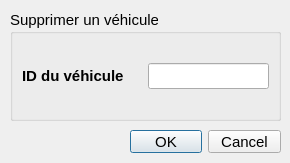
<?xml version="1.0" encoding="UTF-8"?>
<ui version="4.0">
 <class>supprimer_2</class>
 <widget class="QDialog" name="supprimer_2">
  <property name="geometry">
   <rect>
    <x>0</x>
    <y>0</y>
    <width>290</width>
    <height>163</height>
   </rect>
  </property>
  <property name="windowTitle">
   <string>Dialog</string>
  </property>
  <widget class="QGroupBox" name="groupBox">
   <property name="geometry">
    <rect>
     <x>10</x>
     <y>10</y>
     <width>271</width>
     <height>111</height>
    </rect>
   </property>
   <property name="font">
    <font>
     <pointsize>11</pointsize>
    </font>
   </property>
   <property name="title">
    <string>Supprimer un véhicule</string>
   </property>
   <layout class="QHBoxLayout" name="horizontalLayout">
    <item>
     <widget class="QLabel" name="label">
      <property name="font">
       <font>
        <pointsize>11</pointsize>
        <weight>75</weight>
        <bold>true</bold>
       </font>
      </property>
      <property name="styleSheet">
       <string notr="true">background-color:none;</string>
      </property>
      <property name="text">
       <string>ID du véhicule</string>
      </property>
     </widget>
    </item>
    <item>
     <spacer name="horizontalSpacer">
      <property name="orientation">
       <enum>Qt::Horizontal</enum>
      </property>
      <property name="sizeHint" stdset="0">
       <size>
        <width>40</width>
        <height>20</height>
       </size>
      </property>
     </spacer>
    </item>
    <item>
     <widget class="QLineEdit" name="lineEdit_idsup"/>
    </item>
   </layout>
  </widget>
  <widget class="QDialogButtonBox" name="buttonBox">
   <property name="geometry">
    <rect>
     <x>130</x>
     <y>130</y>
     <width>151</width>
     <height>23</height>
    </rect>
   </property>
   <property name="font">
    <font>
     <pointsize>11</pointsize>
    </font>
   </property>
   <property name="orientation">
    <enum>Qt::Horizontal</enum>
   </property>
   <property name="standardButtons">
    <set>QDialogButtonBox::Cancel|QDialogButtonBox::Ok</set>
   </property>
  </widget>
 </widget>
 <resources/>
 <connections/>
</ui>
